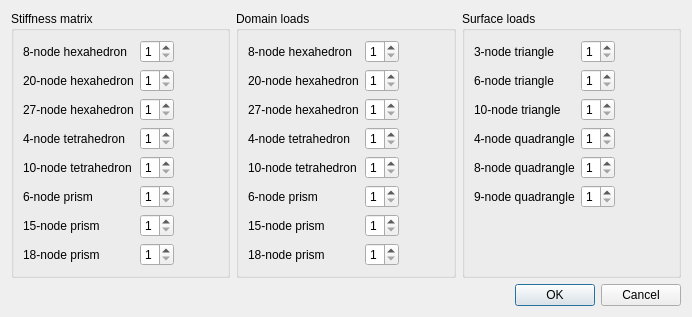
<?xml version="1.0" encoding="UTF-8"?>
<ui version="4.0">
 <class>QuadratureRulesOptionsDialog</class>
 <widget class="QDialog" name="QuadratureRulesOptionsDialog">
  <property name="windowModality">
   <enum>Qt::WindowModal</enum>
  </property>
  <property name="geometry">
   <rect>
    <x>0</x>
    <y>0</y>
    <width>692</width>
    <height>310</height>
   </rect>
  </property>
  <property name="sizePolicy">
   <sizepolicy hsizetype="Minimum" vsizetype="Minimum">
    <horstretch>0</horstretch>
    <verstretch>0</verstretch>
   </sizepolicy>
  </property>
  <property name="windowTitle">
   <string>Set the quadrature rules</string>
  </property>
  <layout class="QVBoxLayout" name="verticalLayout">
   <item>
    <layout class="QHBoxLayout" name="horizontalLayout">
     <item>
      <widget class="QGroupBox" name="groupBoxStiffnessMatrix">
       <property name="title">
        <string>Stiffness matrix</string>
       </property>
       <layout class="QFormLayout" name="formLayout_2">
        <property name="fieldGrowthPolicy">
         <enum>QFormLayout::ExpandingFieldsGrow</enum>
        </property>
        <item row="0" column="0">
         <widget class="QLabel" name="label_S_hexa8">
          <property name="text">
           <string>8-node hexahedron</string>
          </property>
         </widget>
        </item>
        <item row="0" column="1">
         <widget class="QSpinBox" name="spinBox_sh8">
          <property name="minimum">
           <number>1</number>
          </property>
          <property name="maximum">
           <number>5</number>
          </property>
         </widget>
        </item>
        <item row="1" column="0">
         <widget class="QLabel" name="label_S_hexa20">
          <property name="text">
           <string>20-node hexahedron</string>
          </property>
         </widget>
        </item>
        <item row="1" column="1">
         <widget class="QSpinBox" name="spinBox_sh20">
          <property name="minimum">
           <number>1</number>
          </property>
          <property name="maximum">
           <number>5</number>
          </property>
         </widget>
        </item>
        <item row="2" column="0">
         <widget class="QLabel" name="label_S_hexa27">
          <property name="text">
           <string>27-node hexahedron</string>
          </property>
         </widget>
        </item>
        <item row="3" column="0">
         <widget class="QLabel" name="label_S_tetra4">
          <property name="text">
           <string>4-node tetrahedron</string>
          </property>
         </widget>
        </item>
        <item row="4" column="0">
         <widget class="QLabel" name="label_S_tetra10">
          <property name="text">
           <string>10-node tetrahedron</string>
          </property>
         </widget>
        </item>
        <item row="5" column="0">
         <widget class="QLabel" name="label_S_prism6">
          <property name="text">
           <string>6-node prism</string>
          </property>
         </widget>
        </item>
        <item row="6" column="0">
         <widget class="QLabel" name="label_S_prism15">
          <property name="text">
           <string>15-node prism</string>
          </property>
         </widget>
        </item>
        <item row="7" column="0">
         <widget class="QLabel" name="label_S_prism18">
          <property name="text">
           <string>18-node prism</string>
          </property>
         </widget>
        </item>
        <item row="2" column="1">
         <widget class="QSpinBox" name="spinBox_sh27">
          <property name="minimum">
           <number>1</number>
          </property>
          <property name="maximum">
           <number>5</number>
          </property>
         </widget>
        </item>
        <item row="3" column="1">
         <widget class="QSpinBox" name="spinBox_st4">
          <property name="minimum">
           <number>1</number>
          </property>
          <property name="maximum">
           <number>5</number>
          </property>
         </widget>
        </item>
        <item row="4" column="1">
         <widget class="QSpinBox" name="spinBox_st10">
          <property name="minimum">
           <number>1</number>
          </property>
          <property name="maximum">
           <number>5</number>
          </property>
         </widget>
        </item>
        <item row="5" column="1">
         <widget class="QSpinBox" name="spinBox_sp6">
          <property name="minimum">
           <number>1</number>
          </property>
          <property name="maximum">
           <number>5</number>
          </property>
         </widget>
        </item>
        <item row="6" column="1">
         <widget class="QSpinBox" name="spinBox_sp15">
          <property name="minimum">
           <number>1</number>
          </property>
          <property name="maximum">
           <number>5</number>
          </property>
         </widget>
        </item>
        <item row="7" column="1">
         <widget class="QSpinBox" name="spinBox_sp18">
          <property name="minimum">
           <number>1</number>
          </property>
          <property name="maximum">
           <number>5</number>
          </property>
         </widget>
        </item>
       </layout>
      </widget>
     </item>
     <item>
      <widget class="QGroupBox" name="groupBoxDomainLoads">
       <property name="title">
        <string>Domain loads</string>
       </property>
       <layout class="QFormLayout" name="formLayout_3">
        <property name="fieldGrowthPolicy">
         <enum>QFormLayout::ExpandingFieldsGrow</enum>
        </property>
        <item row="0" column="0">
         <widget class="QLabel" name="label_S_hexa8_2">
          <property name="text">
           <string>8-node hexahedron</string>
          </property>
         </widget>
        </item>
        <item row="0" column="1">
         <widget class="QSpinBox" name="spinBox_dh8">
          <property name="minimum">
           <number>1</number>
          </property>
          <property name="maximum">
           <number>5</number>
          </property>
         </widget>
        </item>
        <item row="1" column="0">
         <widget class="QLabel" name="label_S_hexa20_2">
          <property name="text">
           <string>20-node hexahedron</string>
          </property>
         </widget>
        </item>
        <item row="1" column="1">
         <widget class="QSpinBox" name="spinBox_dh20">
          <property name="minimum">
           <number>1</number>
          </property>
          <property name="maximum">
           <number>5</number>
          </property>
         </widget>
        </item>
        <item row="2" column="0">
         <widget class="QLabel" name="label_S_hexa27_2">
          <property name="text">
           <string>27-node hexahedron</string>
          </property>
         </widget>
        </item>
        <item row="3" column="0">
         <widget class="QLabel" name="label_S_tetra4_2">
          <property name="text">
           <string>4-node tetrahedron</string>
          </property>
         </widget>
        </item>
        <item row="4" column="0">
         <widget class="QLabel" name="label_S_tetra10_2">
          <property name="text">
           <string>10-node tetrahedron</string>
          </property>
         </widget>
        </item>
        <item row="5" column="0">
         <widget class="QLabel" name="label_S_prism6_2">
          <property name="text">
           <string>6-node prism</string>
          </property>
         </widget>
        </item>
        <item row="6" column="0">
         <widget class="QLabel" name="label_S_prism15_2">
          <property name="text">
           <string>15-node prism</string>
          </property>
         </widget>
        </item>
        <item row="7" column="0">
         <widget class="QLabel" name="label_S_prism18_2">
          <property name="text">
           <string>18-node prism</string>
          </property>
         </widget>
        </item>
        <item row="2" column="1">
         <widget class="QSpinBox" name="spinBox_dh27">
          <property name="minimum">
           <number>1</number>
          </property>
          <property name="maximum">
           <number>5</number>
          </property>
         </widget>
        </item>
        <item row="3" column="1">
         <widget class="QSpinBox" name="spinBox_dt4">
          <property name="minimum">
           <number>1</number>
          </property>
          <property name="maximum">
           <number>5</number>
          </property>
         </widget>
        </item>
        <item row="4" column="1">
         <widget class="QSpinBox" name="spinBox_dt10">
          <property name="minimum">
           <number>1</number>
          </property>
          <property name="maximum">
           <number>5</number>
          </property>
         </widget>
        </item>
        <item row="5" column="1">
         <widget class="QSpinBox" name="spinBox_dp6">
          <property name="minimum">
           <number>1</number>
          </property>
          <property name="maximum">
           <number>5</number>
          </property>
         </widget>
        </item>
        <item row="6" column="1">
         <widget class="QSpinBox" name="spinBox_dp15">
          <property name="minimum">
           <number>1</number>
          </property>
          <property name="maximum">
           <number>5</number>
          </property>
         </widget>
        </item>
        <item row="7" column="1">
         <widget class="QSpinBox" name="spinBox_dp18">
          <property name="minimum">
           <number>1</number>
          </property>
          <property name="maximum">
           <number>5</number>
          </property>
         </widget>
        </item>
       </layout>
      </widget>
     </item>
     <item>
      <widget class="QGroupBox" name="groupBoxSurfaceLoads">
       <property name="sizePolicy">
        <sizepolicy hsizetype="Preferred" vsizetype="Preferred">
         <horstretch>0</horstretch>
         <verstretch>0</verstretch>
        </sizepolicy>
       </property>
       <property name="title">
        <string>Surface loads</string>
       </property>
       <layout class="QFormLayout" name="formLayout">
        <property name="fieldGrowthPolicy">
         <enum>QFormLayout::ExpandingFieldsGrow</enum>
        </property>
        <item row="0" column="0">
         <widget class="QLabel" name="label_Su_tri3">
          <property name="text">
           <string>3-node triangle</string>
          </property>
         </widget>
        </item>
        <item row="0" column="1">
         <widget class="QSpinBox" name="spinBox_Su_tri3">
          <property name="minimum">
           <number>1</number>
          </property>
          <property name="maximum">
           <number>5</number>
          </property>
         </widget>
        </item>
        <item row="2" column="0">
         <widget class="QLabel" name="label_Su_tri6">
          <property name="text">
           <string>6-node triangle</string>
          </property>
         </widget>
        </item>
        <item row="2" column="1">
         <widget class="QSpinBox" name="spinBox_Su_tri6">
          <property name="minimum">
           <number>1</number>
          </property>
          <property name="maximum">
           <number>5</number>
          </property>
         </widget>
        </item>
        <item row="5" column="0">
         <widget class="QLabel" name="label_Su_quad4">
          <property name="text">
           <string>4-node quadrangle</string>
          </property>
         </widget>
        </item>
        <item row="5" column="1">
         <widget class="QSpinBox" name="spinBox_Su_quad4">
          <property name="minimum">
           <number>1</number>
          </property>
          <property name="maximum">
           <number>5</number>
          </property>
         </widget>
        </item>
        <item row="6" column="0">
         <widget class="QLabel" name="label_Su_quad8">
          <property name="text">
           <string>8-node quadrangle</string>
          </property>
         </widget>
        </item>
        <item row="6" column="1">
         <widget class="QSpinBox" name="spinBox_Su_quad8">
          <property name="minimum">
           <number>1</number>
          </property>
          <property name="maximum">
           <number>5</number>
          </property>
         </widget>
        </item>
        <item row="7" column="0">
         <widget class="QLabel" name="label_Su_quad9">
          <property name="text">
           <string>9-node quadrangle</string>
          </property>
         </widget>
        </item>
        <item row="7" column="1">
         <widget class="QSpinBox" name="spinBox_Su_quad9">
          <property name="minimum">
           <number>1</number>
          </property>
          <property name="maximum">
           <number>5</number>
          </property>
         </widget>
        </item>
        <item row="4" column="1">
         <widget class="QSpinBox" name="spinBox_Su_tri10">
          <property name="minimum">
           <number>1</number>
          </property>
          <property name="maximum">
           <number>5</number>
          </property>
         </widget>
        </item>
        <item row="4" column="0">
         <widget class="QLabel" name="label_Su_tri10">
          <property name="text">
           <string>10-node triangle</string>
          </property>
         </widget>
        </item>
       </layout>
      </widget>
     </item>
    </layout>
   </item>
   <item>
    <widget class="QDialogButtonBox" name="buttonBox">
     <property name="orientation">
      <enum>Qt::Horizontal</enum>
     </property>
     <property name="standardButtons">
      <set>QDialogButtonBox::Cancel|QDialogButtonBox::Ok</set>
     </property>
    </widget>
   </item>
  </layout>
 </widget>
 <resources/>
 <connections>
  <connection>
   <sender>buttonBox</sender>
   <signal>accepted()</signal>
   <receiver>QuadratureRulesOptionsDialog</receiver>
   <slot>accept()</slot>
   <hints>
    <hint type="sourcelabel">
     <x>248</x>
     <y>254</y>
    </hint>
    <hint type="destinationlabel">
     <x>157</x>
     <y>274</y>
    </hint>
   </hints>
  </connection>
  <connection>
   <sender>buttonBox</sender>
   <signal>rejected()</signal>
   <receiver>QuadratureRulesOptionsDialog</receiver>
   <slot>reject()</slot>
   <hints>
    <hint type="sourcelabel">
     <x>316</x>
     <y>260</y>
    </hint>
    <hint type="destinationlabel">
     <x>286</x>
     <y>274</y>
    </hint>
   </hints>
  </connection>
 </connections>
</ui>
